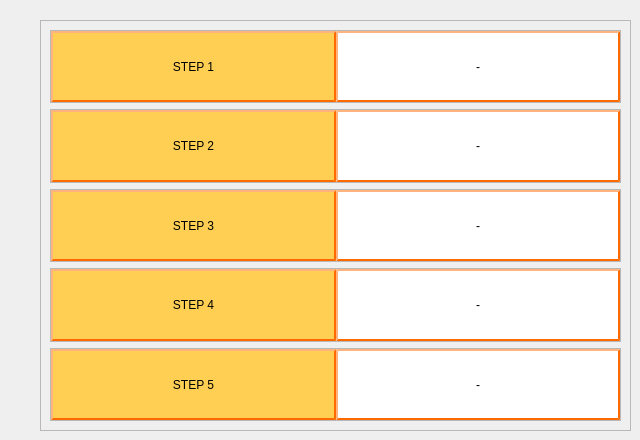
         <widget class="QWidget" name="page_5">
          <widget class="QFrame" name="frame_7">
           <property name="geometry">
            <rect>
             <x>40</x>
             <y>20</y>
             <width>591</width>
             <height>411</height>
            </rect>
           </property>
           <property name="frameShape">
            <enum>QFrame::StyledPanel</enum>
           </property>
           <property name="frameShadow">
            <enum>QFrame::Raised</enum>
           </property>
           <layout class="QVBoxLayout" name="verticalLayout_2">
            <item>
             <widget class="QFrame" name="frame_6">
              <property name="frameShape">
               <enum>QFrame::StyledPanel</enum>
              </property>
              <property name="frameShadow">
               <enum>QFrame::Raised</enum>
              </property>
              <layout class="QHBoxLayout" name="horizontalLayout_3" stretch="0,0">
               <property name="spacing">
                <number>0</number>
               </property>
               <property name="leftMargin">
                <number>0</number>
               </property>
               <property name="topMargin">
                <number>0</number>
               </property>
               <property name="rightMargin">
                <number>0</number>
               </property>
               <property name="bottomMargin">
                <number>0</number>
               </property>
               <item>
                <widget class="QLabel" name="label_34">
                 <property name="styleSheet">
                  <string notr="true">QLabel{
	background-color:rgb(255, 207, 84); 
	border-style: outset;
    border-width: 2px;
    border-color: rgb(255, 106, 0);
	border-radius: 0px;
	color: rgb(0,0,0);
}
</string>
                 </property>
                 <property name="text">
                  <string>STEP 1</string>
                 </property>
                 <property name="alignment">
                  <set>Qt::AlignCenter</set>
                 </property>
                </widget>
               </item>
               <item>
                <widget class="QLabel" name="label_step_1_5">
                 <property name="styleSheet">
                  <string notr="true">QLabel{
	background-color:rgb(255, 255, 255); 
	border-style: outset;
    border-width: 2px;
    border-color: rgb(255, 106, 0);
	border-radius: 0px;
	color: rgb(0,0,0);
}
</string>
                 </property>
                 <property name="text">
                  <string>-</string>
                 </property>
                 <property name="alignment">
                  <set>Qt::AlignCenter</set>
                 </property>
                </widget>
               </item>
              </layout>
             </widget>
            </item>
            <item>
             <widget class="QFrame" name="frame_9">
              <property name="frameShape">
               <enum>QFrame::StyledPanel</enum>
              </property>
              <property name="frameShadow">
               <enum>QFrame::Raised</enum>
              </property>
              <layout class="QHBoxLayout" name="horizontalLayout_4" stretch="0,0">
               <property name="spacing">
                <number>0</number>
               </property>
               <property name="leftMargin">
                <number>0</number>
               </property>
               <property name="topMargin">
                <number>0</number>
               </property>
               <property name="rightMargin">
                <number>0</number>
               </property>
               <property name="bottomMargin">
                <number>0</number>
               </property>
               <item>
                <widget class="QLabel" name="label_6">
                 <property name="styleSheet">
                  <string notr="true">QLabel{
	background-color:rgb(255, 207, 84); 
	border-style: outset;
    border-width: 2px;
    border-color: rgb(255, 106, 0);
	border-radius: 0px;
	color: rgb(0,0,0);
}
</string>
                 </property>
                 <property name="text">
                  <string>STEP 2</string>
                 </property>
                 <property name="alignment">
                  <set>Qt::AlignCenter</set>
                 </property>
                </widget>
               </item>
               <item>
                <widget class="QLabel" name="label_step_2_5">
                 <property name="styleSheet">
                  <string notr="true">QLabel{
	background-color:rgb(255, 255, 255); 
	border-style: outset;
    border-width: 2px;
    border-color: rgb(255, 106, 0);
	border-radius: 0px;
	color: rgb(0,0,0);
}
</string>
                 </property>
                 <property name="text">
                  <string>-</string>
                 </property>
                 <property name="alignment">
                  <set>Qt::AlignCenter</set>
                 </property>
                </widget>
               </item>
              </layout>
             </widget>
            </item>
            <item>
             <widget class="QFrame" name="frame_10">
              <property name="frameShape">
               <enum>QFrame::StyledPanel</enum>
              </property>
              <property name="frameShadow">
               <enum>QFrame::Raised</enum>
              </property>
              <layout class="QHBoxLayout" name="horizontalLayout_5" stretch="0,0">
               <property name="spacing">
                <number>0</number>
               </property>
               <property name="leftMargin">
                <number>0</number>
               </property>
               <property name="topMargin">
                <number>0</number>
               </property>
               <property name="rightMargin">
                <number>0</number>
               </property>
               <property name="bottomMargin">
                <number>0</number>
               </property>
               <item>
                <widget class="QLabel" name="label_8">
                 <property name="styleSheet">
                  <string notr="true">QLabel{
	background-color:rgb(255, 207, 84); 
	border-style: outset;
    border-width: 2px;
    border-color: rgb(255, 106, 0);
	border-radius: 0px;
	color: rgb(0,0,0);
}
</string>
                 </property>
                 <property name="text">
                  <string>STEP 3</string>
                 </property>
                 <property name="alignment">
                  <set>Qt::AlignCenter</set>
                 </property>
                </widget>
               </item>
               <item>
                <widget class="QLabel" name="label_step_3_5">
                 <property name="styleSheet">
                  <string notr="true">QLabel{
	background-color:rgb(255, 255, 255); 
	border-style: outset;
    border-width: 2px;
    border-color: rgb(255, 106, 0);
	border-radius: 0px;
	color: rgb(0,0,0);
}
</string>
                 </property>
                 <property name="text">
                  <string>-</string>
                 </property>
                 <property name="alignment">
                  <set>Qt::AlignCenter</set>
                 </property>
                </widget>
               </item>
              </layout>
             </widget>
            </item>
            <item>
             <widget class="QFrame" name="frame_11">
              <property name="frameShape">
               <enum>QFrame::StyledPanel</enum>
              </property>
              <property name="frameShadow">
               <enum>QFrame::Raised</enum>
              </property>
              <layout class="QHBoxLayout" name="horizontalLayout_6" stretch="0,0">
               <property name="spacing">
                <number>0</number>
               </property>
               <property name="leftMargin">
                <number>0</number>
               </property>
               <property name="topMargin">
                <number>0</number>
               </property>
               <property name="rightMargin">
                <number>0</number>
               </property>
               <property name="bottomMargin">
                <number>0</number>
               </property>
               <item>
                <widget class="QLabel" name="label_10">
                 <property name="styleSheet">
                  <string notr="true">QLabel{
	background-color:rgb(255, 207, 84); 
	border-style: outset;
    border-width: 2px;
    border-color: rgb(255, 106, 0);
	border-radius: 0px;
	color: rgb(0,0,0);
}
</string>
                 </property>
                 <property name="text">
                  <string>STEP 4</string>
                 </property>
                 <property name="alignment">
                  <set>Qt::AlignCenter</set>
                 </property>
                </widget>
               </item>
               <item>
                <widget class="QLabel" name="label_step_4_5">
                 <property name="styleSheet">
                  <string notr="true">QLabel{
	background-color:rgb(255, 255, 255); 
	border-style: outset;
    border-width: 2px;
    border-color: rgb(255, 106, 0);
	border-radius: 0px;
	color: rgb(0,0,0);
}
</string>
                 </property>
                 <property name="text">
                  <string>-</string>
                 </property>
                 <property name="alignment">
                  <set>Qt::AlignCenter</set>
                 </property>
                </widget>
               </item>
              </layout>
             </widget>
            </item>
            <item>
             <widget class="QFrame" name="frame_12">
              <property name="frameShape">
               <enum>QFrame::StyledPanel</enum>
              </property>
              <property name="frameShadow">
               <enum>QFrame::Raised</enum>
              </property>
              <layout class="QHBoxLayout" name="horizontalLayout_7" stretch="0,0">
               <property name="spacing">
                <number>0</number>
               </property>
               <property name="leftMargin">
                <number>0</number>
               </property>
               <property name="topMargin">
                <number>0</number>
               </property>
               <property name="rightMargin">
                <number>0</number>
               </property>
               <property name="bottomMargin">
                <number>0</number>
               </property>
               <item>
                <widget class="QLabel" name="label_12">
                 <property name="styleSheet">
                  <string notr="true">QLabel{
	background-color:rgb(255, 207, 84); 
	border-style: outset;
    border-width: 2px;
    border-color: rgb(255, 106, 0);
	border-radius: 0px;
	color: rgb(0,0,0);
}
</string>
                 </property>
                 <property name="text">
                  <string>STEP 5</string>
                 </property>
                 <property name="alignment">
                  <set>Qt::AlignCenter</set>
                 </property>
                </widget>
               </item>
               <item>
                <widget class="QLabel" name="label_step_5_5">
                 <property name="styleSheet">
                  <string notr="true">QLabel{
	background-color:rgb(255, 255, 255); 
	border-style: outset;
    border-width: 2px;
    border-color: rgb(255, 106, 0);
	border-radius: 0px;
	color: rgb(0,0,0);
}
</string>
                 </property>
                 <property name="text">
                  <string>-</string>
                 </property>
                 <property name="alignment">
                  <set>Qt::AlignCenter</set>
                 </property>
                </widget>
               </item>
              </layout>
             </widget>
            </item>
           </layout>
          </widget>
         </widget>
